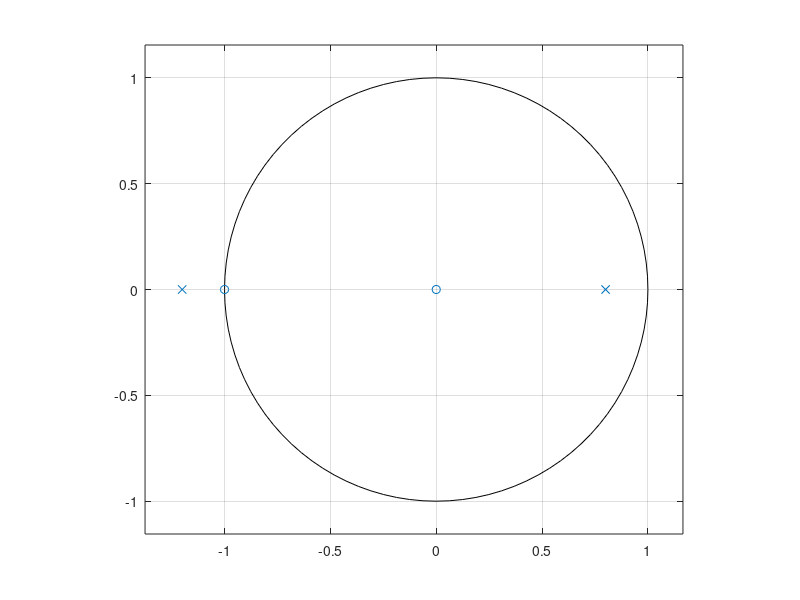

This figure's MATLAB source:
% Example 11.7

% Ορισμός παραμέτρων a, b
b = [1, 1, 0];
a = [1, 0.4, -0.96];
% Συνάρτηση μεταφοράς
H = tf(b,a,1)
% Εύρεση πόλων
p = roots(a)
% Εύρεση μηδενικών
z = roots(b)  
% Σχεδιασμός διαγράμματος πόλων – μηδενικών
zplane(b,a)